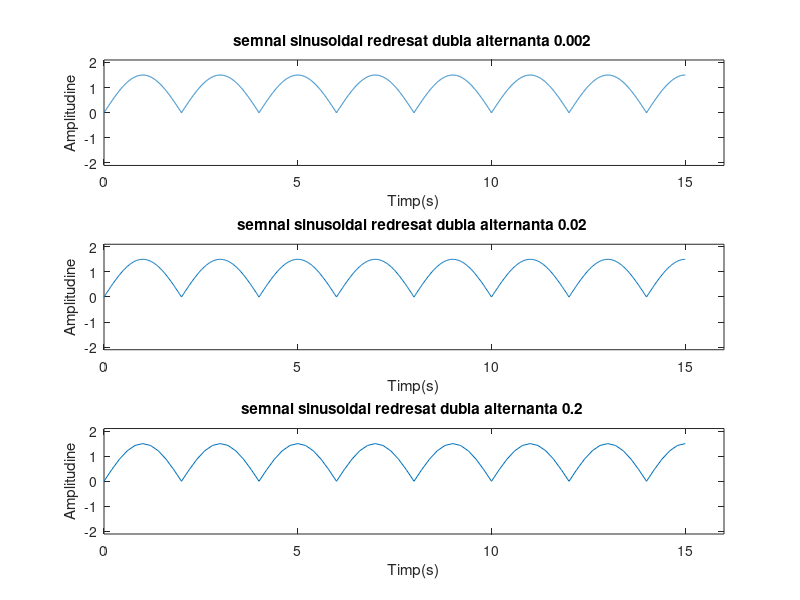

Recreate this plot in MATLAB.
%semnal sinusoidal redresat dubla alternanta
T=4 %PERIOASA SEMNALULUI neredresat
w=2*pi/T
nT=5
A=1.5 %amplitudinea semnalului
t=0:0.002:3*nT
 y = abs(1.5 * sin(w*t));
subplot(3,1,1)
 plot(t,y)
axis([0 16 -2.1 2.1])
title('semnal sinusoidal redresat dubla alternanta 0.002 ')
xlabel('Timp(s)')
ylabel('Amplitudine')

t1=0:0.02:3*nT
 y1 = abs(1.5 * sin(w*t1));
subplot(3,1,2)
 plot(t1,y1)
axis([0 16 -2.1 2.1])
title('semnal sinusoidal redresat dubla alternanta 0.02 ')
xlabel('Timp(s)')
ylabel('Amplitudine')

t2=0:0.2:3*nT
 y2 = abs(1.5 * sin(w*t2));
subplot(3,1,3)
 plot(t2,y2)
axis([0 16 -2.1 2.1])
title('semnal sinusoidal redresat dubla alternanta 0.2 ')
xlabel('Timp(s)')
ylabel('Amplitudine')